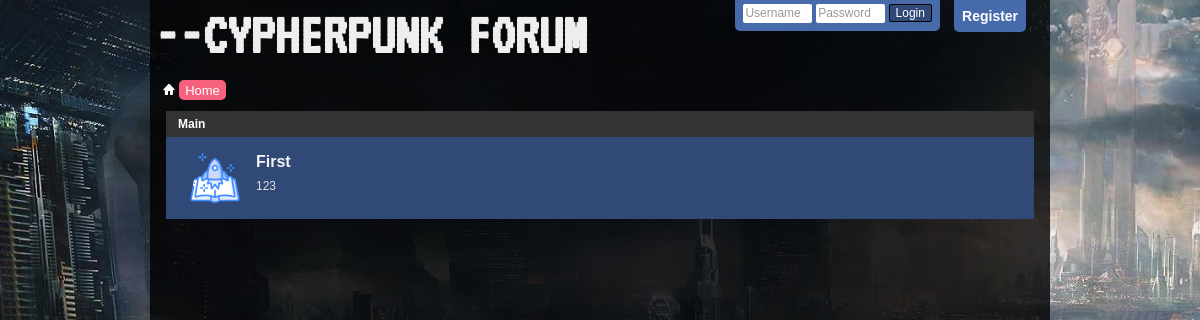
Page /home on the earlier database version.
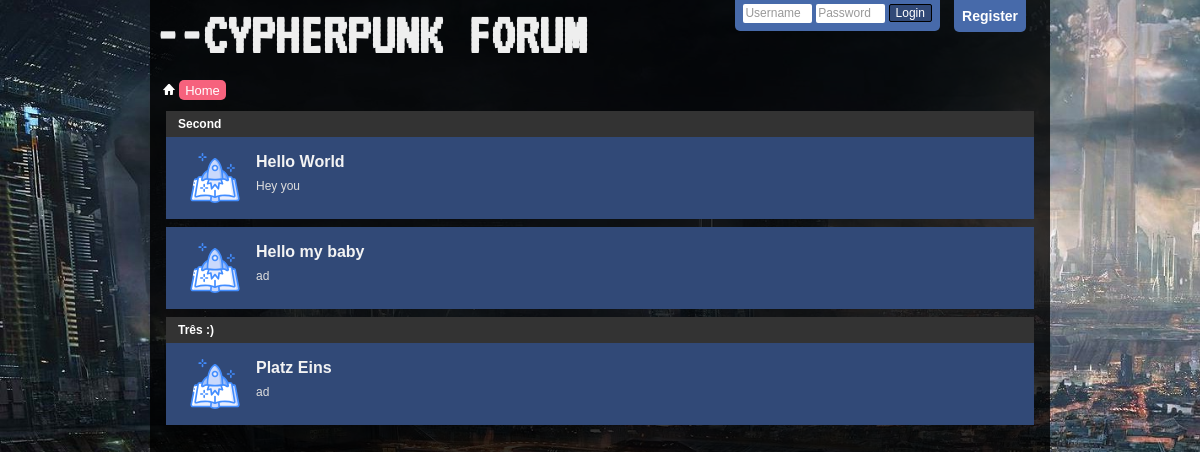
Same page on the later database version.
### forumapp/models/models.py (models this page shows, shortened)
class Category(db.Model):
    id = db.Column(db.Integer, primary_key=True)
    title = db.Column(db.String(40), unique=True, nullable=False)
    sub_categories = db.relationship('SubCategory', backref='parent')

class SubCategory(db.Model):
    id = db.Column(db.Integer, primary_key=True)
    title = db.Column(db.String(40), nullable=False)
    desc = db.Column(db.String(200), nullable=False)
    parent_id = db.Column(db.Integer, db.ForeignKey('category.id'))
    threads = db.relationship('Thread', backref='parent')

### forumapp/routes.py (the view)
@app.route('/')
@app.route('/home')
def home():
    ct = Category.query.all()
    return render_template('home.html', categories=ct)

### forumapp/templates/home.html (shortened to what this page needs)
{% extends "base.html" %}
{% block content %}
    <section>
        <div class="content-container">
            {%  for category in categories %}
                <div class="category">
                    <div class="category-header text-md">
                        <a class="category-title" href="#{{ category.title }}" id="{{ category.title }}">{{ category.title }}</a>
                    </div>
                    {% for sub_category in category.sub_categories %}
                        <div class="sub-category background-dark">
                            <div class="img-container">
                                <img src="{{ url_for('static', filename='img/sprite.svg') }}" alt="sprite" class="sprite">
                            </div>
                            <div class="info">
                                <p class="title text-lg">
                                    <a href="{{ url_for('threads', category_title=category.title, sub_category_id=sub_category.id) }}">{{ sub_category.title }}</a>
                                </p>
                                <p class="description text-sm">
                                    {{ sub_category.desc }}
                                </p>
                            </div>
                        </div>
                    {% endfor %}
                </div>
            {% endfor %}
        </div>
    </section>
{% endblock content %}

Differences in the rows shown:
removed Category: title "Main"
removed SubCategory: title "First", desc "123", shown under "Main"
added Category: title "Second"
added SubCategory: title "Hello World", desc "Hey you", shown under "Second"
added SubCategory: title "Hello my baby", desc "ad", shown under "Second"
added Category: title "Três :)"
added SubCategory: title "Platz Eins", desc "ad", shown under "Três :)"
